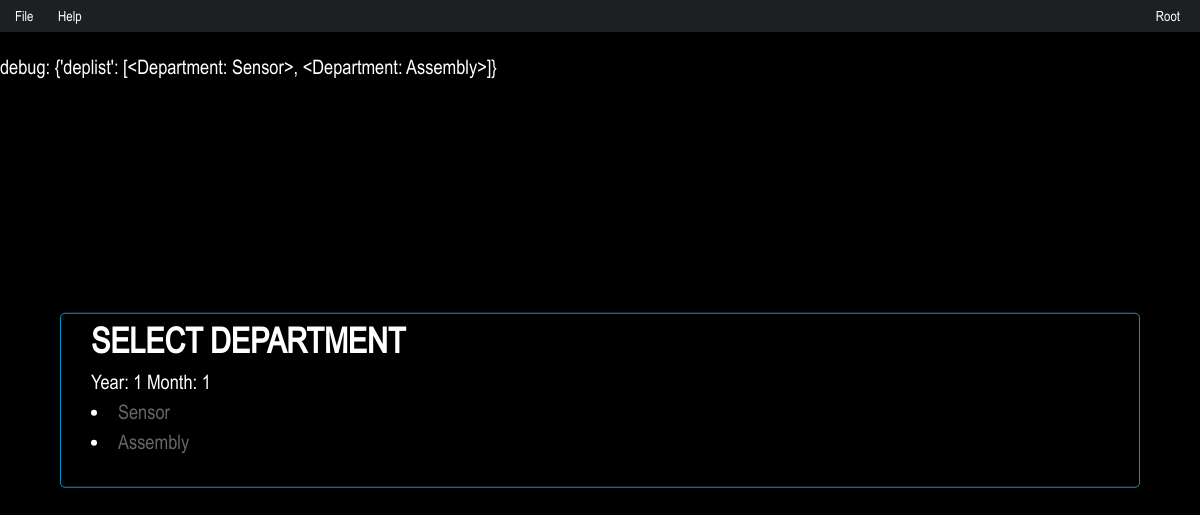
Before: /Records/Open/1/1 (signed in) with the older database file.
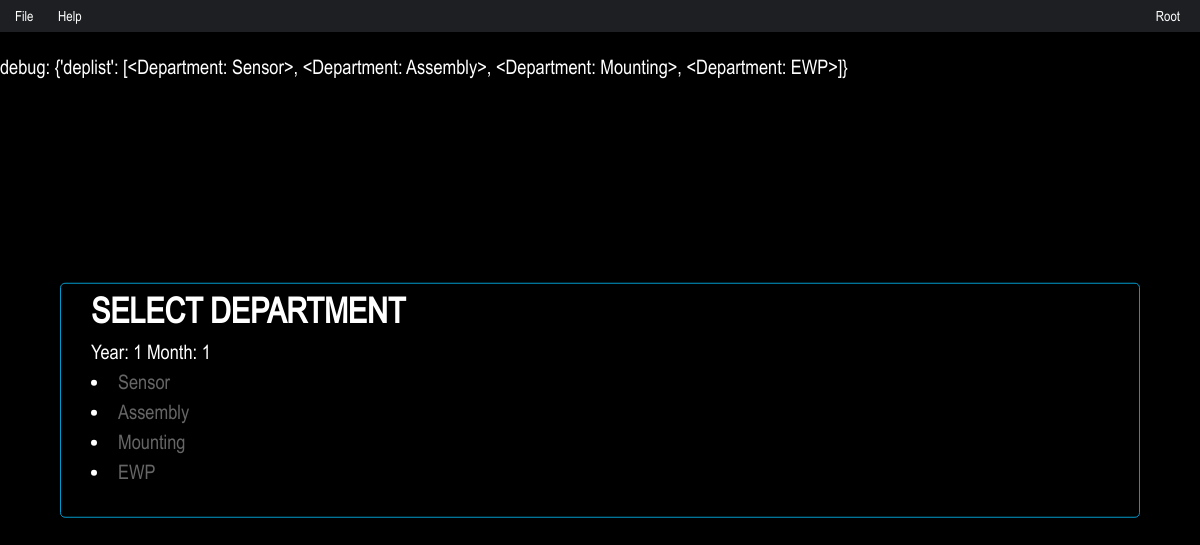
After: the same page with the newer database file.
### productionactual/models.py (models this page shows)
class Department(models.Model):
    department_name = models.CharField(max_length=40)
    def __str__(self):
        return self.department_name

### productionactual/views.py (the view)
# urls.py: path('Open/<int:year>/<int:month>', views.OpenDepartmentView, name='OpenDepartment'),
def OpenDepartmentView(request, year, month):
    queryset = Department.objects.all()
    deplist = queryset.filter()
    res = []
    for i in deplist:
        if i not in res:
            res.append(i)
    deplist = res
    context = {}
    dbgcontext ={}
    context["year"] = year
    context["month"] = month
    context["deplist"] = deplist
    dbgcontext["deplist"] = deplist
    debug_out = "debug: "+ str(dbgcontext)
    context["debug_out"] = debug_out
    return render(request, "productionactual/opendepartment.html", context)

### productionactual/templates/productionactual/opendepartment.html (shortened to what this page needs)
{% extends 'smenu.html' %}
{% block content %}
{% if user.is_authenticated %}
<div class="modal-content">
    <div>
        <h3 class="modal-title">Select Department</h3>
        <span>Year: {{ year }} Month: {{ month }} </span>
        {% for Department in deplist %}
        <li><a href="./{{ month }}/{{ Department }}"> {{ Department }}</a></li>
    {% endfor %}
    </div>
</div>
{{ debug_out }}
{% endif %}
{% endblock %}

Changed rows visible on the page:
added Department: department_name "Mounting"
added Department: department_name "EWP"
Other visible differences:
{{ debug_out }}: "debug: {'deplist': [<Department: Sensor>, <Department: Assembly>]}" → "debug: {'deplist': [<Department: Sensor>, <Department: Assembly>, <Department: Mounting>, <Department: EWP>]}"
